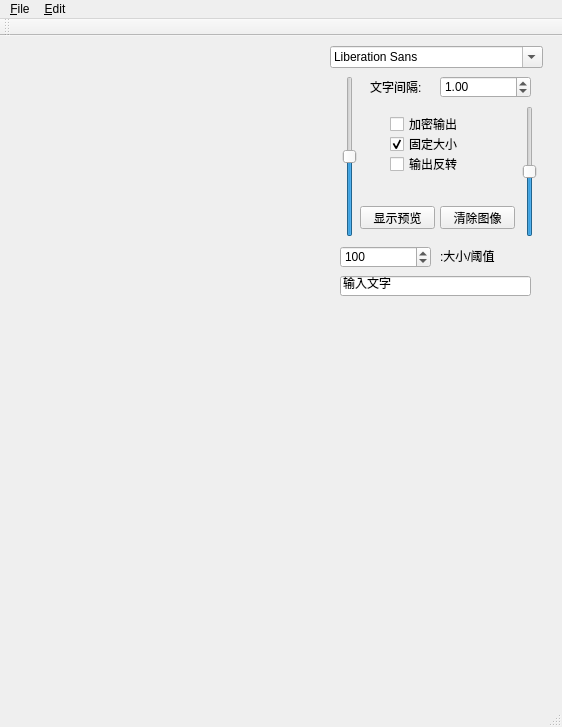
<?xml version="1.0" encoding="UTF-8"?>
<ui version="4.0">
 <class>MainWindow</class>
 <widget class="QMainWindow" name="MainWindow">
  <property name="enabled">
   <bool>true</bool>
  </property>
  <property name="geometry">
   <rect>
    <x>0</x>
    <y>0</y>
    <width>562</width>
    <height>727</height>
   </rect>
  </property>
  <property name="sizePolicy">
   <sizepolicy hsizetype="Fixed" vsizetype="Fixed">
    <horstretch>0</horstretch>
    <verstretch>100</verstretch>
   </sizepolicy>
  </property>
  <property name="focusPolicy">
   <enum>Qt::StrongFocus</enum>
  </property>
  <property name="windowTitle">
   <string>MainWindow</string>
  </property>
  <widget class="QWidget" name="centralWidget">
   <widget class="ImageArea" name="widget" native="true">
    <property name="geometry">
     <rect>
      <x>10</x>
      <y>10</y>
      <width>301</width>
      <height>251</height>
     </rect>
    </property>
   </widget>
   <widget class="ShowArea" name="showWidget" native="true">
    <property name="enabled">
     <bool>true</bool>
    </property>
    <property name="geometry">
     <rect>
      <x>10</x>
      <y>270</y>
      <width>541</width>
      <height>401</height>
     </rect>
    </property>
    <property name="sizePolicy">
     <sizepolicy hsizetype="Expanding" vsizetype="Expanding">
      <horstretch>100</horstretch>
      <verstretch>100</verstretch>
     </sizepolicy>
    </property>
   </widget>
   <widget class="QWidget" name="layoutWidget">
    <property name="geometry">
     <rect>
      <x>0</x>
      <y>0</y>
      <width>2</width>
      <height>2</height>
     </rect>
    </property>
    <layout class="QHBoxLayout" name="horizontalLayout_5"/>
   </widget>
   <widget class="QFontComboBox" name="fontComboBox">
    <property name="geometry">
     <rect>
      <x>330</x>
      <y>10</y>
      <width>213</width>
      <height>22</height>
     </rect>
    </property>
   </widget>
   <widget class="QSlider" name="fontsizeSlider">
    <property name="geometry">
     <rect>
      <x>340</x>
      <y>40</y>
      <width>19</width>
      <height>161</height>
     </rect>
    </property>
    <property name="maximum">
     <number>200</number>
    </property>
    <property name="value">
     <number>100</number>
    </property>
    <property name="orientation">
     <enum>Qt::Vertical</enum>
    </property>
   </widget>
   <widget class="QSpinBox" name="sizeSpinBox">
    <property name="geometry">
     <rect>
      <x>340</x>
      <y>210</y>
      <width>91</width>
      <height>22</height>
     </rect>
    </property>
    <property name="maximum">
     <number>255</number>
    </property>
    <property name="value">
     <number>100</number>
    </property>
   </widget>
   <widget class="QLineEdit" name="lineEdit">
    <property name="geometry">
     <rect>
      <x>340</x>
      <y>240</y>
      <width>191</width>
      <height>20</height>
     </rect>
    </property>
    <property name="autoFillBackground">
     <bool>false</bool>
    </property>
    <property name="text">
     <string>输入文字</string>
    </property>
    <property name="cursorPosition">
     <number>1</number>
    </property>
   </widget>
   <widget class="QPushButton" name="clearButton">
    <property name="geometry">
     <rect>
      <x>440</x>
      <y>170</y>
      <width>75</width>
      <height>23</height>
     </rect>
    </property>
    <property name="text">
     <string>清除图像</string>
    </property>
   </widget>
   <widget class="QPushButton" name="showButton">
    <property name="geometry">
     <rect>
      <x>360</x>
      <y>170</y>
      <width>75</width>
      <height>23</height>
     </rect>
    </property>
    <property name="text">
     <string>显示预览</string>
    </property>
    <property name="checkable">
     <bool>true</bool>
    </property>
   </widget>
   <widget class="QSlider" name="fontspaceSlider">
    <property name="geometry">
     <rect>
      <x>520</x>
      <y>70</y>
      <width>19</width>
      <height>131</height>
     </rect>
    </property>
    <property name="minimum">
     <number>-100</number>
    </property>
    <property name="maximum">
     <number>100</number>
    </property>
    <property name="orientation">
     <enum>Qt::Vertical</enum>
    </property>
   </widget>
   <widget class="QLabel" name="label">
    <property name="geometry">
     <rect>
      <x>440</x>
      <y>210</y>
      <width>71</width>
      <height>20</height>
     </rect>
    </property>
    <property name="text">
     <string>:大小/阈值</string>
    </property>
   </widget>
   <widget class="QLabel" name="label_2">
    <property name="geometry">
     <rect>
      <x>370</x>
      <y>40</y>
      <width>54</width>
      <height>21</height>
     </rect>
    </property>
    <property name="text">
     <string>文字间隔:</string>
    </property>
   </widget>
   <widget class="QDoubleSpinBox" name="spaceSpinBox">
    <property name="geometry">
     <rect>
      <x>440</x>
      <y>40</y>
      <width>91</width>
      <height>22</height>
     </rect>
    </property>
    <property name="maximum">
     <double>2.000000000000000</double>
    </property>
    <property name="singleStep">
     <double>0.010000000000000</double>
    </property>
    <property name="value">
     <double>1.000000000000000</double>
    </property>
   </widget>
   <widget class="QCheckBox" name="encryptBox">
    <property name="geometry">
     <rect>
      <x>390</x>
      <y>80</y>
      <width>71</width>
      <height>16</height>
     </rect>
    </property>
    <property name="text">
     <string>加密输出</string>
    </property>
   </widget>
   <widget class="QCheckBox" name="fixedBox">
    <property name="geometry">
     <rect>
      <x>390</x>
      <y>100</y>
      <width>71</width>
      <height>16</height>
     </rect>
    </property>
    <property name="text">
     <string>固定大小</string>
    </property>
    <property name="checked">
     <bool>true</bool>
    </property>
   </widget>
   <widget class="QCheckBox" name="reverseBox">
    <property name="geometry">
     <rect>
      <x>390</x>
      <y>120</y>
      <width>71</width>
      <height>16</height>
     </rect>
    </property>
    <property name="text">
     <string>输出反转</string>
    </property>
   </widget>
   <zorder>layoutWidget</zorder>
   <zorder>widget</zorder>
   <zorder>showWidget</zorder>
   <zorder>fontComboBox</zorder>
   <zorder>fontsizeSlider</zorder>
   <zorder>sizeSpinBox</zorder>
   <zorder>lineEdit</zorder>
   <zorder>clearButton</zorder>
   <zorder>showButton</zorder>
   <zorder>fontspaceSlider</zorder>
   <zorder>label</zorder>
   <zorder>label_2</zorder>
   <zorder>spaceSpinBox</zorder>
   <zorder>encryptBox</zorder>
   <zorder>fixedBox</zorder>
   <zorder>reverseBox</zorder>
  </widget>
  <widget class="QMenuBar" name="menuBar">
   <property name="geometry">
    <rect>
     <x>0</x>
     <y>0</y>
     <width>562</width>
     <height>23</height>
    </rect>
   </property>
   <widget class="QMenu" name="menu_File">
    <property name="title">
     <string>&amp;File</string>
    </property>
    <addaction name="actionOpen"/>
    <addaction name="actionLoad"/>
    <addaction name="actionSave"/>
    <addaction name="actionExit"/>
   </widget>
   <widget class="QMenu" name="menu_Edit">
    <property name="title">
     <string>&amp;Edit</string>
    </property>
    <addaction name="actionEditMatrix"/>
   </widget>
   <addaction name="menu_File"/>
   <addaction name="menu_Edit"/>
  </widget>
  <widget class="QToolBar" name="mainToolBar">
   <attribute name="toolBarArea">
    <enum>TopToolBarArea</enum>
   </attribute>
   <attribute name="toolBarBreak">
    <bool>false</bool>
   </attribute>
  </widget>
  <widget class="QStatusBar" name="statusBar"/>
  <action name="actionOpen">
   <property name="text">
    <string>&amp;Open</string>
   </property>
   <property name="shortcut">
    <string>Ctrl+O</string>
   </property>
  </action>
  <action name="actionExit">
   <property name="text">
    <string>E&amp;xit</string>
   </property>
   <property name="shortcut">
    <string>Ctrl+X</string>
   </property>
  </action>
  <action name="actionSave">
   <property name="text">
    <string>&amp;Save</string>
   </property>
   <property name="shortcut">
    <string>Ctrl+S</string>
   </property>
  </action>
  <action name="actionEditMatrix">
   <property name="text">
    <string>&amp;Edit Matrix</string>
   </property>
   <property name="shortcut">
    <string>Ctrl+E</string>
   </property>
  </action>
  <action name="actionLoad">
   <property name="text">
    <string>&amp;Load</string>
   </property>
   <property name="toolTip">
    <string>Load 3dwp file</string>
   </property>
   <property name="shortcut">
    <string>Ctrl+L</string>
   </property>
  </action>
 </widget>
 <layoutdefault spacing="6" margin="11"/>
 <customwidgets>
  <customwidget>
   <class>ImageArea</class>
   <extends>QWidget</extends>
   <header>imagearea.h</header>
   <container>1</container>
   <slots>
    <signal>getFinished()</signal>
    <signal>getFinished(bool)</signal>
    <slot>getFontSize(int)</slot>
    <slot>setClearImage()</slot>
   </slots>
  </customwidget>
  <customwidget>
   <class>ShowArea</class>
   <extends>QWidget</extends>
   <header>showarea.h</header>
   <container>1</container>
   <slots>
    <signal>mapOver()</signal>
   </slots>
  </customwidget>
 </customwidgets>
 <resources/>
 <connections>
  <connection>
   <sender>fontComboBox</sender>
   <signal>currentFontChanged(QFont)</signal>
   <receiver>MainWindow</receiver>
   <slot>fontChanged()</slot>
   <hints>
    <hint type="sourcelabel">
     <x>402</x>
     <y>55</y>
    </hint>
    <hint type="destinationlabel">
     <x>329</x>
     <y>81</y>
    </hint>
   </hints>
  </connection>
  <connection>
   <sender>sizeSpinBox</sender>
   <signal>valueChanged(int)</signal>
   <receiver>MainWindow</receiver>
   <slot>getThres(int)</slot>
   <hints>
    <hint type="sourcelabel">
     <x>389</x>
     <y>254</y>
    </hint>
    <hint type="destinationlabel">
     <x>561</x>
     <y>288</y>
    </hint>
   </hints>
  </connection>
  <connection>
   <sender>clearButton</sender>
   <signal>released()</signal>
   <receiver>MainWindow</receiver>
   <slot>clearImage()</slot>
   <hints>
    <hint type="sourcelabel">
     <x>478</x>
     <y>214</y>
    </hint>
    <hint type="destinationlabel">
     <x>561</x>
     <y>244</y>
    </hint>
   </hints>
  </connection>
  <connection>
   <sender>lineEdit</sender>
   <signal>editingFinished()</signal>
   <receiver>MainWindow</receiver>
   <slot>textChanged()</slot>
   <hints>
    <hint type="sourcelabel">
     <x>356</x>
     <y>284</y>
    </hint>
    <hint type="destinationlabel">
     <x>561</x>
     <y>352</y>
    </hint>
   </hints>
  </connection>
  <connection>
   <sender>fontspaceSlider</sender>
   <signal>valueChanged(int)</signal>
   <receiver>MainWindow</receiver>
   <slot>getSpaceSize(int)</slot>
   <hints>
    <hint type="sourcelabel">
     <x>522</x>
     <y>173</y>
    </hint>
    <hint type="destinationlabel">
     <x>327</x>
     <y>168</y>
    </hint>
   </hints>
  </connection>
  <connection>
   <sender>fontsizeSlider</sender>
   <signal>valueChanged(int)</signal>
   <receiver>MainWindow</receiver>
   <slot>getFontSize(int)</slot>
   <hints>
    <hint type="sourcelabel">
     <x>342</x>
     <y>139</y>
    </hint>
    <hint type="destinationlabel">
     <x>328</x>
     <y>212</y>
    </hint>
   </hints>
  </connection>
  <connection>
   <sender>lineEdit</sender>
   <signal>selectionChanged()</signal>
   <receiver>lineEdit</receiver>
   <slot>clear()</slot>
   <hints>
    <hint type="sourcelabel">
     <x>493</x>
     <y>277</y>
    </hint>
    <hint type="destinationlabel">
     <x>523</x>
     <y>283</y>
    </hint>
   </hints>
  </connection>
  <connection>
   <sender>showButton</sender>
   <signal>toggled(bool)</signal>
   <receiver>MainWindow</receiver>
   <slot>showPreview(bool)</slot>
   <hints>
    <hint type="sourcelabel">
     <x>413</x>
     <y>218</y>
    </hint>
    <hint type="destinationlabel">
     <x>430</x>
     <y>180</y>
    </hint>
   </hints>
  </connection>
  <connection>
   <sender>showWidget</sender>
   <signal>mapOver()</signal>
   <receiver>MainWindow</receiver>
   <slot>timerDone()</slot>
   <hints>
    <hint type="sourcelabel">
     <x>14</x>
     <y>485</y>
    </hint>
    <hint type="destinationlabel">
     <x>4</x>
     <y>502</y>
    </hint>
   </hints>
  </connection>
  <connection>
   <sender>fixedBox</sender>
   <signal>toggled(bool)</signal>
   <receiver>MainWindow</receiver>
   <slot>updateAll()</slot>
   <hints>
    <hint type="sourcelabel">
     <x>430</x>
     <y>142</y>
    </hint>
    <hint type="destinationlabel">
     <x>481</x>
     <y>141</y>
    </hint>
   </hints>
  </connection>
  <connection>
   <sender>widget</sender>
   <signal>getFinished(bool)</signal>
   <receiver>MainWindow</receiver>
   <slot>updateAll()</slot>
   <hints>
    <hint type="sourcelabel">
     <x>115</x>
     <y>229</y>
    </hint>
    <hint type="destinationlabel">
     <x>153</x>
     <y>300</y>
    </hint>
   </hints>
  </connection>
 </connections>
 <slots>
  <slot>printInfos()</slot>
  <slot>getSize(int)</slot>
  <slot>saveImage()</slot>
  <slot>fontChanged()</slot>
  <slot>textChanged()</slot>
  <slot>getThres(int)</slot>
  <slot>clearImage()</slot>
  <slot>setTransFormed()</slot>
  <slot>updateStatus()</slot>
  <slot>getSpaceSize(int)</slot>
  <slot>getFontSize(int)</slot>
  <slot>showPreview(bool)</slot>
  <slot>timerDone()</slot>
  <slot>updateAll()</slot>
 </slots>
</ui>
